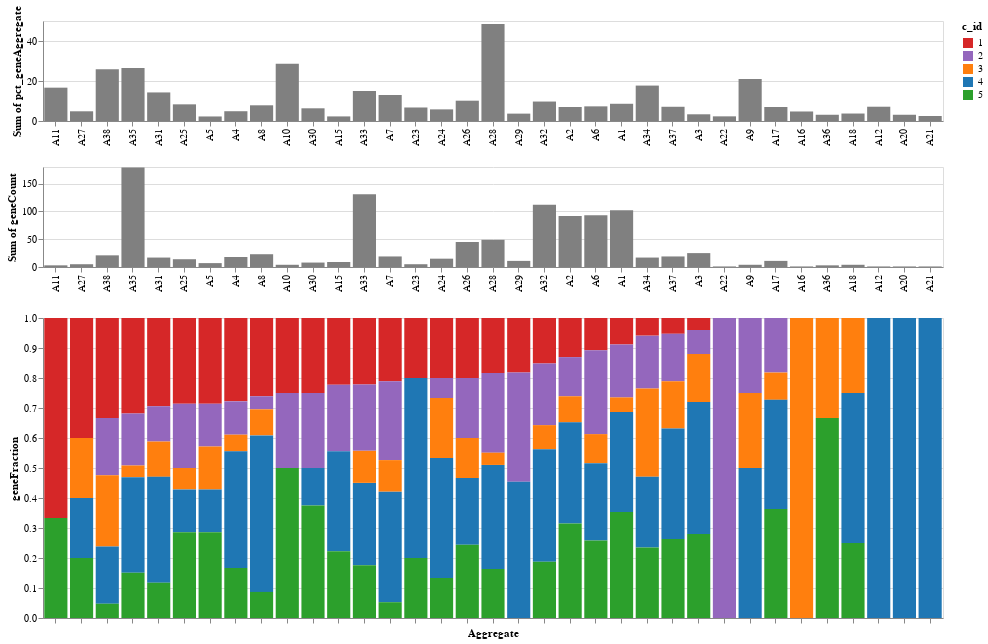

The cell this chart's notebook holds for it:
### Code cell
aggregateList = list(modaggregate_grp_DF.ModuleAggregate.values)
stackedBar = alt.Chart(modaggregate_grp_DF,height=300,width=900).mark_bar(filled=True,).encode(
    x=alt.X("ModuleAggregate",sort=list(modaggregate_grp_DF.ModuleAggregate.values),axis=alt.Axis(title="Aggregate",labels=False)),
    y=alt.Y("geneFraction"),
    color=alt.Color('c_id:O',scale=alt.Scale(domain=list(color_key.keys()),range=list(color_key.values()))),
    tooltip=list(modaggregate_grp_DF.columns)
)

tCount = alt.Chart(modaggregate_grp_DF,height=100,width=900).mark_bar(filled=True,color="gray").encode(
    x=alt.X("ModuleAggregate",sort=list(modaggregate_grp_DF.ModuleAggregate.values),axis=alt.Axis(title="",labels=True)),
    y=alt.Y("sum(geneCount)"),
    tooltip=["ModuleAggregate","sum(geneCount)"]
)

tCount_pct = alt.Chart(modaggregate_grp_DF,height=100,width=900).mark_bar(filled=True,color="gray").encode(
    x=alt.X("ModuleAggregate",sort=list(modaggregate_grp_DF.ModuleAggregate.values),axis=alt.Axis(title="",labels=True)),
    y=alt.Y("sum(pct_geneAggregate)"),
    tooltip=["ModuleAggregate","sum(pct_geneAggregate)"]
)


AggFracPlot = alt.vconcat(tCount_pct, tCount, stackedBar)
AggFracPlot

### Figure 1 — Vega-Lite specification as saved in the notebook (floating-point values rounded to 4 significant figures; data arrays with more than 128 entries replaced by an {"elided": "..."} marker saying what was removed)
{"config": {"view": {"continuousWidth": 300, "continuousHeight": 300}}, "vconcat": [{"mark": {"type": "bar", "color": "gray", "filled": true}, "encoding": {"tooltip": [{"field": "ModuleAggregate", "type": "nominal"}, {"aggregate": "sum", "field": "pct_geneAggregate", "type": "quantitative"}], "x": {"axis": {"labels": true, "title": ""}, "field": "ModuleAggregate", "sort": {"elided": "135 str values"}, "type": "nominal"}, "y": {"aggregate": "sum", "field": "pct_geneAggregate", "type": "quantitative"}}, "height": 100, "width": 900}, {"mark": {"type": "bar", "color": "gray", "filled": true}, "encoding": {"tooltip": [{"field": "ModuleAggregate", "type": "nominal"}, {"aggregate": "sum", "field": "geneCount", "type": "quantitative"}], "x": {"axis": {"labels": true, "title": ""}, "field": "ModuleAggregate", "sort": {"elided": "135 str values"}, "type": "nominal"}, "y": {"aggregate": "sum", "field": "geneCount", "type": "quantitative"}}, "height": 100, "width": 900}, {"mark": {"type": "bar", "filled": true}, "encoding": {"color": {"field": "c_id", "scale": {"domain": [1, 2, 3, 4, 5], "range": ["#d62728", "#9467bd", "#ff7f0e", "#1f77b4", "#2ca02c"]}, "type": "ordinal"}, "tooltip": [{"field": "ModuleAggregate", "type": "nominal"}, {"field": "ModuleTitle", "type": "nominal"}, {"field": "ModuleIds", "type": "nominal"}, {"field": "c_id", "type": "quantitative"}, {"field": "geneCount", "type": "quantitative"}, {"field": "geneFraction", "type": "quantitative"}, {"field": "geneList", "type": "nominal"}, {"field": "pct_geneAggregate", "type": "quantitative"}, {"field": "a_pathogenic_assoc", "type": "quantitative"}, {"field": "b_host_immune_Respo", "type": "quantitative"}, {"field": "c_organ_dysfunction", "type": "quantitative"}, {"field": "d_circu_leu_imm_biol", "type": "quantitative"}, {"field": "e_biomarker_clinical", "type": "quantitative"}, {"field": "f_pot_bolldtransc_biomarker", "type": "quantitative"}, {"field": "g_drug_target", "type": "quantitative"}, {"field": "h_theraputically_rel", "type": "quantitative"}], "x": {"axis": {"labels": false, "title": "Aggregate"}, "field": "ModuleAggregate", "sort": {"elided": "135 str values"}, "type": "nominal"}, "y": {"field": "geneFraction", "type": "quantitative"}}, "height": 300, "width": 900}], "data": {"name": "data-fb7c66cfc11daad8e99a07f5e26e055b"}, "$schema": "https://vega.github.io/schema/vega-lite/v5.14.1.json", "datasets": {"data-fb7c66cfc11daad8e99a07f5e26e055b": {"elided": "135 records"}}}
